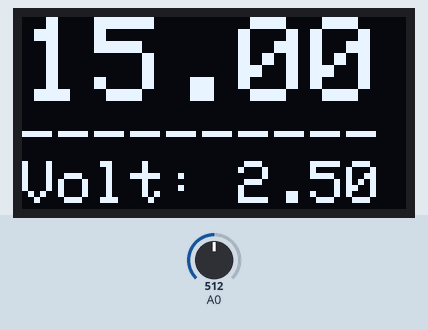
Bench run of a sketch on a simulated Arduino Uno, built with avr-gcc and run on an emulated ATmega328P. Shown: 128×64 one-colour display. The test bench sets the inputs (shaded band); at power-on: A0 = 512. What the sketch prints to the serial monitor is not drawn.

Above: at 1.2 s.
1.3 s: A0 set to 11
At 2.5 s:
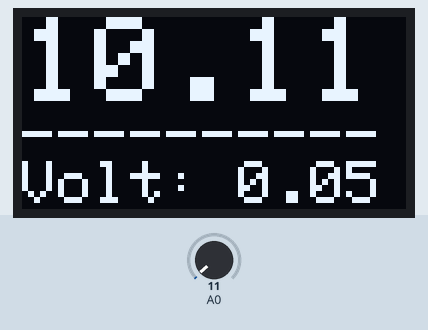
2.8 s: A0 set to 8
At 4.0 s:
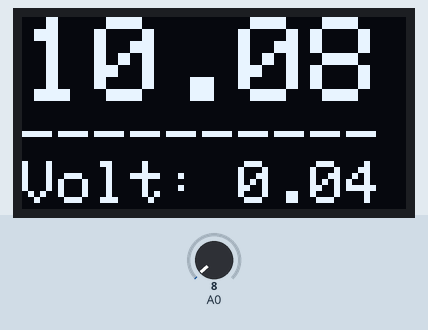
4.3 s: A0 set to 900
At 5.4 s:
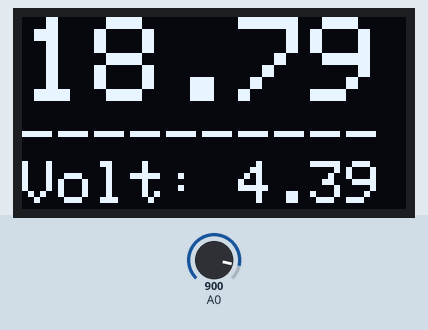
5.8 s: A0 set to 791
At 6.4 s:
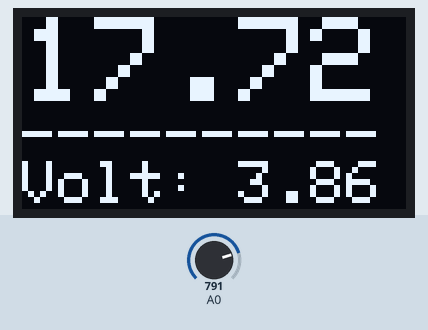
7.3 s: A0 set to 763
At 8.2 s:
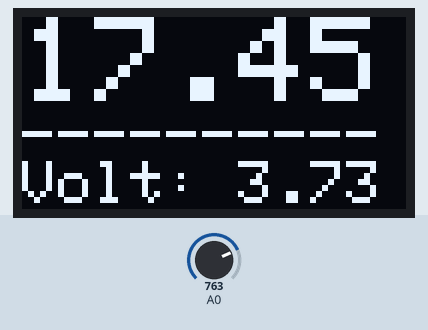
Timing chart, 0 to 9.8 s (numbered marks = the images above; inputs shaded):
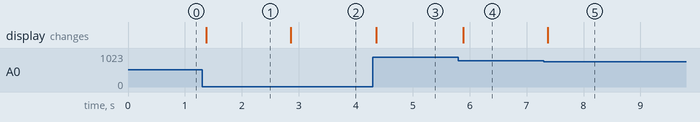

The sketch:

Arduino_AFR_gauge_V1.ino
```cpp
#include <Wire.h>
#include <SPI.h>
#include <Adafruit_GFX.h>
#include <Adafruit_SSD1306.h>
#include <Adafruit_MCP4725.h>
Adafruit_MCP4725 dac;
// Set this value to 9, 8, 7, 6 or 5 to adjust the resolution
//#define DAC_RESOLUTION    (9)
#define SCREEN_WIDTH 128 // OLED display width, in pixels
#define SCREEN_HEIGHT 64 // OLED display height, in pixels
// Declaration for an SSD1306 display connected to I2C (SDA, SCL pins)
#define OLED_RESET     4 // Reset pin # (or -1 if sharing Arduino reset pin)
Adafruit_SSD1306 display(SCREEN_WIDTH, SCREEN_HEIGHT, &Wire, OLED_RESET);

float input_voltage = 0.0;
float afr=0.00;
float gauge=0;

void setup(void) {
  Serial.begin(9600);

// SSD1306_SWITCHCAPVCC = generate display voltage from 3.3V internally
  if(!display.begin(SSD1306_SWITCHCAPVCC, 0x3C)) { // Address 0x3D for 128x64
    Serial.println(F("SSD1306 allocation failed"));
    for(;;); // Don't proceed, loop forever
    }
// Clear the SSD1306 buffer
  display.clearDisplay();

  Serial.println("MCP4725A1 Test");
  // MCP4725A1 address is 0x62 (default)
  // MCP4725A1 address is 0x63 (ADDR pin tied to VCC)
  // MCP4725A1 address is 0x60 (ADDR pin tied to GND)
  dac.begin(0x60); //I have my ADDR pin connected to GND so address is 0x60
}

void loop(void) {
//read analog pin
int analog_value = analogRead(A0);

//convert input pin ADC value to volts (0=0v rich, 1024=5v lean)
input_voltage = (analog_value * 5) / 1024.0;

//convert calculated voltage to AFR reading  (0v=10afr- rich, 5v=20afr-lean)
afr= ((input_voltage / 0.5)+10);

//convert calculated afr to suit gauge scaling (my gauge = rich max=60, stoich=30, lean min=0)
//alternately to scale top of optimal as 12.5 and lower optimal as 15...
//gauge = ((afr - 10)/(18-10))*(1-50)+50;
//new_value = ((old_value - old_min) / (old_max - old_min) ) * (new_max - new_min) + new_min

//new dac controlled gauge...
gauge = ((afr - 10)/(20-10))*(0-4095)+4095;

//Send raw iput pin ADC value, calculated volts and calculated AFR to serial output
Serial.print("Pin= ");
Serial.println(analog_value);
Serial.print("V= ");
Serial.println(input_voltage);
Serial.print("AFR= ");
Serial.println(afr);
Serial.print("Gauge= ");
Serial.println(gauge);

//send to analog gauge
dac.setVoltage(gauge/4.5, false);        //Set voltage to gauge
//dac.setVoltage(1095/4, false);
//send to display
display.clearDisplay();
display.setCursor(0,0);             // Start at top-left corner

display.setTextSize(4);             // Draw 2X-scale text
display.setTextColor(WHITE);

display.println(afr);

display.setTextSize(2);
display.print("----------");
display.print(F("Volt: ")); display.println(input_voltage);

display.display();

}
```

Measured:
- after the input at 1.3 s, the display: changes after 0.08 s (image 1)
- after the input at 2.8 s, the display: changes after 0.06 s (image 2)
- after the input at 4.3 s, the display: changes after 0.06 s (image 3)
- after the input at 5.8 s, the display: changes after 0.09 s (image 4)
- after the input at 7.3 s, the display: changes after 0.07 s (image 5)
